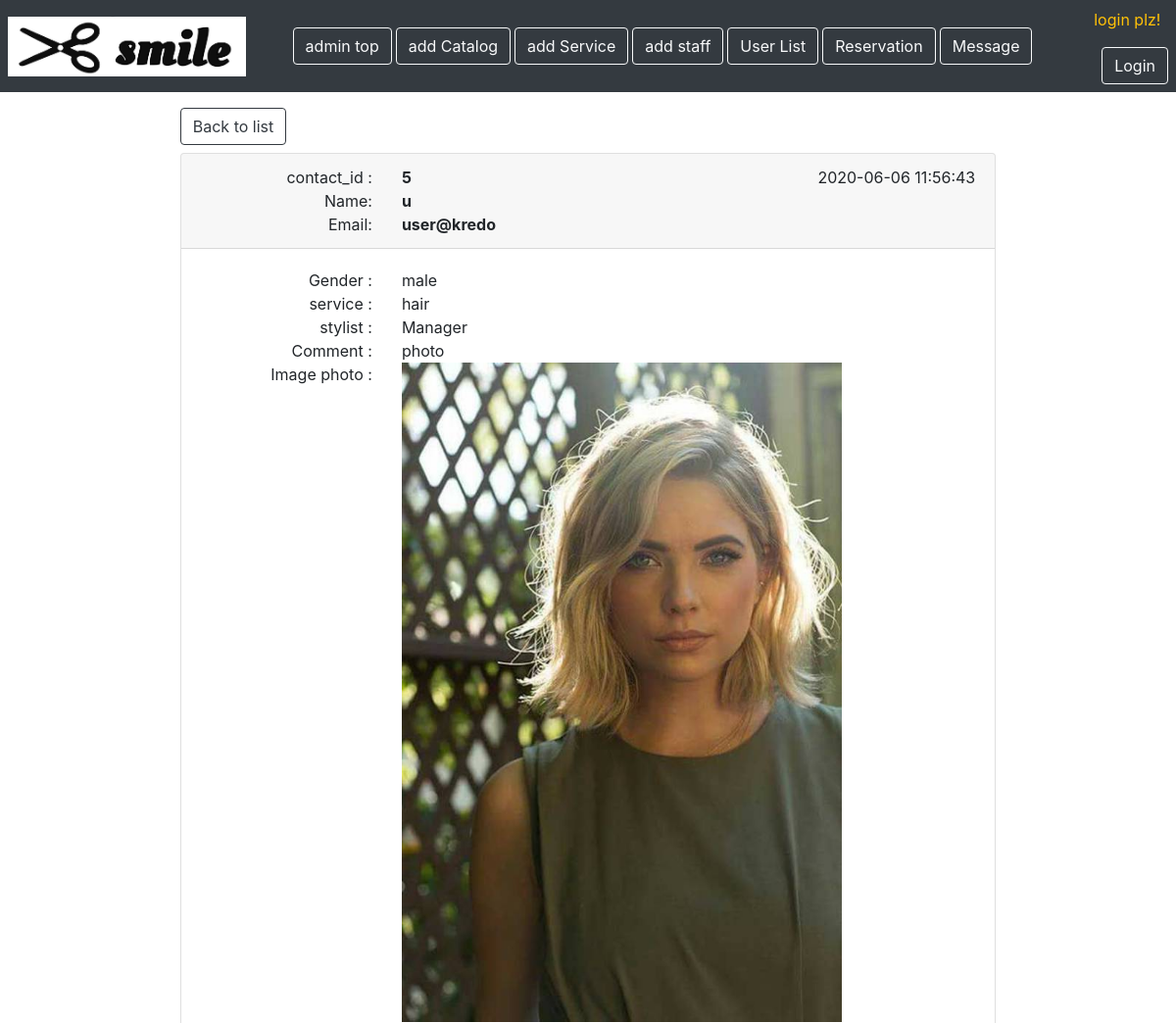
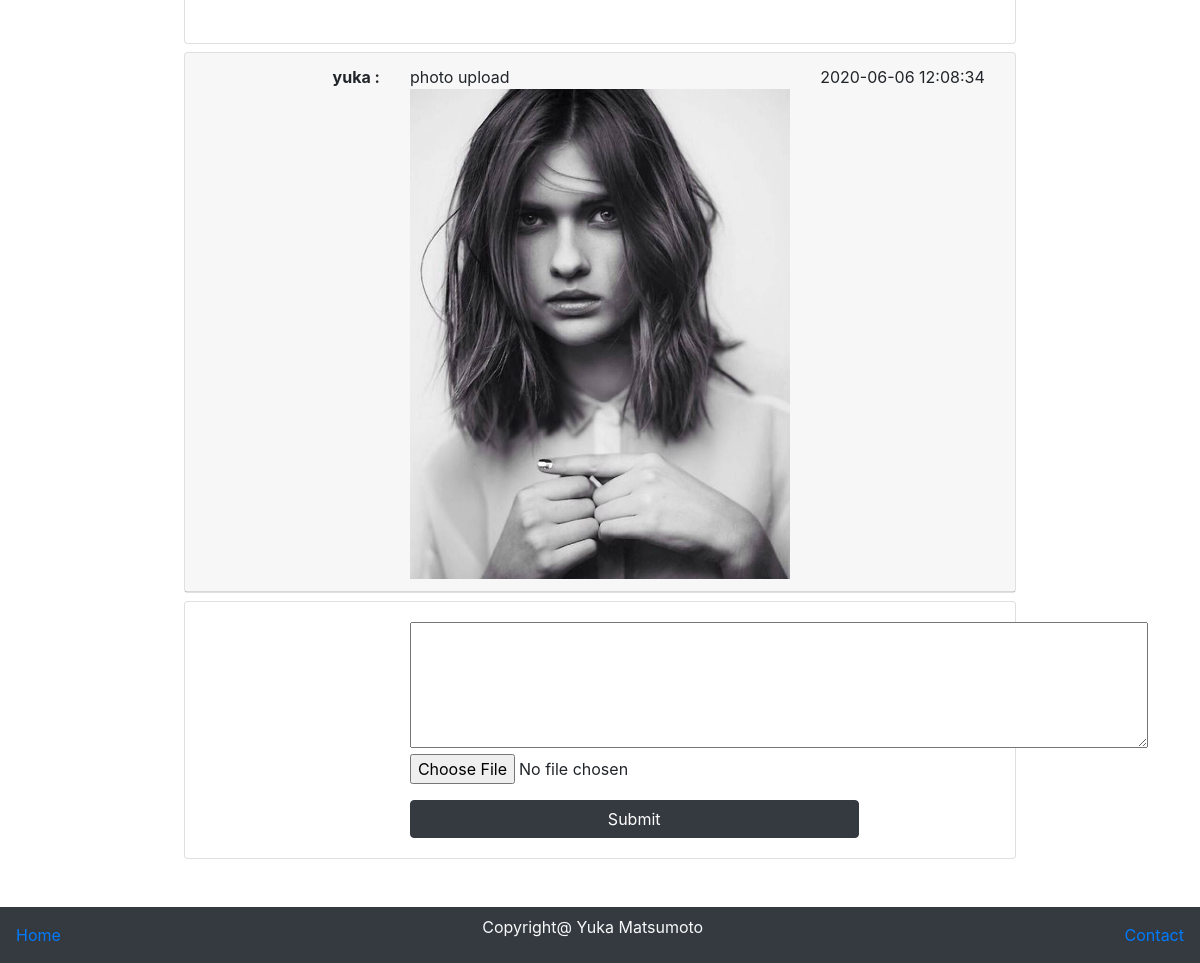
Page /msg_detail.php?contact_id=5 on the committed database (2 pictures, top to bottom).
### tables this page shows
CREATE TABLE `contact` (
  `contact_id` int(11) NOT NULL,
  `contact_name` varchar(30) NOT NULL,
  `contact_email` varchar(100) NOT NULL,
  `gender` varchar(20) NOT NULL,
  `service` varchar(100) NOT NULL,
  `stylist` varchar(100) NOT NULL,
  `comment` varchar(300) NOT NULL,
  `iphoto` varchar(300) NOT NULL,
  `c_id` int(11) DEFAULT NULL,
  `send_time` timestamp NOT NULL DEFAULT CURRENT_TIMESTAMP ON UPDATE CURRENT_TIMESTAMP
);

CREATE TABLE `msg_reply` (
  `r_id` int(11) NOT NULL,
  `c_id` int(11) NOT NULL,
  `text` varchar(300) NOT NULL,
  `file` varchar(300) DEFAULT NULL,
  `user_id` int(11) NOT NULL,
  `send_time` timestamp NOT NULL DEFAULT CURRENT_TIMESTAMP ON UPDATE CURRENT_TIMESTAMP
);

CREATE TABLE `client` (
  `c_id` int(11) NOT NULL,
  `fname` varchar(100) NOT NULL,
  `lname` varchar(100) NOT NULL,
  `c_gender` varchar(10) NOT NULL,
  `telephone` varchar(50) NOT NULL,
  `bio` varchar(100) DEFAULT NULL,
  `login_id` int(11) NOT NULL
);

### classes/connection.php (called while the page is built, shortened)
<?php
class Connection{
    private $servername="localhost";
    private $username ="root";
    private $password ="root";
    private $db_name ="hairsalon";
    function __construct(){
        $this->conn = new mysqli($this->servername,$this->username,$this->password,$this->db_name);
        if($this->conn->connect_error){
            die('error connection to database'.$this->conn->connect_error);
        }else{
            return $this->conn;
        }
    }
}
?>

### hairsalonAction.php (called while the page is built, shortened)
<?php
include 'classes/Hairsalon.php';
$Hairsalon= new Hairsalon;
?>

### classes/Hairsalon.php (called while the page is built, shortened)
<?php
include 'connection.php';
class Hairsalon extends Connection{
function getMsgID($msgID){
    $sql = "SELECT * FROM contact WHERE contact_id = $msgID";
    $result = $this->conn->query($sql);
    if ($result ==FALSE){
        die ('can not get contact_id'.$this->conn->connect_error);
    }else{
        return $result->fetch_assoc();
    }
}
function displayReply($msgID){
    $sql="SELECT * FROM msg_reply INNER JOIN client ON msg_reply.user_id=client.c_id WHERE msg_reply.c_id=$msgID";
    $result = $this->conn->query($sql);
    if($result ->num_rows >0){
        while($rows = $result->fetch_assoc()){
            $row[] =$rows;
        }
        return $row;
    }else{
        return FALSE;
    }
}
}
?>

### msg_detail.php (the view, shortened to what this page needs)
<?php
include 'adminMenu.php';
$msgID = $_GET['contact_id'];
$row = $Hairsalon->getMsgID($msgID);
$reply_list = $Hairsalon-> displayReply($msgID);
?>
<!doctype html>
<html lang="en">
  <head>
    <link rel="stylesheet" href="https://stackpath.bootstrapcdn.com/bootstrap/4.3.1/css/bootstrap.min.css">
  </head>
  <body>
      <div class="container">
        <div class="w-75 mt-3 mb-3 mx-auto">
             <a href="msg_list.php" class="btn btn-outline-dark text-right">Back to list</a>
            <div class="card mt-2">
              <div class="card-header">
                <div class="row">
                  <div class="col-lg-3 text-right">
                    contact_id :
                  </div>
                  <div class="col-lg-5">
                    <b><?php echo $row['contact_id']?></b>
                  </div>
                  <div class="col-lg-4 text-right">
                    <?php echo $row['send_time']?>
                  </div>
                </div>
                <div class="row">
                    <div class="col-lg-3 text-right">
                      Name:
                    </div>
                    <div class="col-lg-7">
                      <b> <?php echo $row['contact_name']?> </b>
                    </div>
                </div>
                <div class="row">
                    <div class="col-lg-3 text-right">
                      Email:
                    </div>
                    <div class="col-lg-7">
                      <b> <?php echo $row['contact_email']?> </b>
                    </div>
                </div>
              </div>
              <div class="card-body">
                  <div class="row">
                      <div class="col-lg-3 text-right">
                        Gender :
                      </div>
                      <div class="col-lg-7">
                        <?php echo $row['gender']?>
                      </div>
                  </div>
                  <div class="row">
                      <div class="col-lg-3 text-right">
                        service :
                      </div>
                      <div class="col-lg-7">
                        <?php echo $row['service']?>
                      </div>
                  </div>
                  <div class="row">
                      <div class="col-lg-3 text-right">
                        stylist :
                      </div>
                      <div class="col-lg-7">
                        <?php echo $row['stylist']?>
                      </div>
                  </div>
                  <div class="row">
                      <div class="col-lg-3 text-right">
                        Comment :
                      </div>
                      <div class="col-lg-7">
                        <?php echo $row['comment']?>
                      </div>
                  </div>
                  <div class="row">
                      <div class="col-lg-3 text-right">
                        Image photo :
                      </div>
                      <div class="col-lg-7">
                        <?php
                          if (empty($row['iphoto'])){
                            $iphoto = $row['iphoto'];
                            echo "No image photo";
                          }else{
                            $iphoto = $row['iphoto'];
                            echo "<img src='upload/user/msg/$iphoto' alt='image_photo' class='w-100'>";
                          }
                        ?>
                      </div>
                  </div>
                  <br>
              </div>
            </div>
            <?php if($reply_list >0):?>
              <?php foreach($reply_list as $reply):?>
                <div class="card mt-2">
                  <?php if($reply['user_id'] != $_SESSION['loginid']):?>
                    <div class="card-header">
                  <?php else:?>
                    <div class="card-body">
                  <?php endif ;?>
                      <div class="row">
                        <div class="col-lg-3 text-right">
                        <b><?php echo $reply['fname'];?> :</b>
                        </div>
                        <div class="col-lg-6">
                              <?php echo $reply['text'];?>
                              <br>
                              <?php if(!empty($reply['file'])){
                                $file = $reply['file'];
                                echo "<img src='upload/user/msg/$file' alt='image_file' class='w-100'>";
                              }
                              ?>
                              <br>
                        </div>
                        <div class="col-lg-3">
                            <?php echo $reply['send_time'];?>
                        </div>
                      </div>
                  </div>
                </div>
              <?php endforeach;?>
            <?php endif ;?>
            <div class="card mt-2">
              <div class="card-body">
                <div class="row">
                  <div class="col-lg-3"></div>
                  <div class="col-lg-7">
                    <form action="" method="post" enctype="multipart/form-data">
                      <textarea name="text" id="" cols="70" rows="5" required></textarea>
                      <input type="file" name="file" id="">
                      <br>
                      <button type="submit" name="reply" class="btn btn-dark btn-block mt-3"> Submit</button>
                    </form>
                  </div>
                </div>
              </div>
            </div>
        </div>
      </div>
    <nav class="nav navbar bg-dark mt-5">
      <a href="dashboard.php" >Home</a>
      <p class="text-light">Copyright@ Yuka Matsumoto</p>
      <a href="contactpage.php">Contact</a>
    </nav>
  </body>
</html>

### adminMenu.php (style rules this page uses)
body { height:150px; }

### rows in the picture
contact: contact_id "5", send_time "2020-06-06 11:56:43", contact_name "u", contact_email "user@kredo", gender "male", service "hair", stylist "Manager", comment "photo", iphoto (picture)
msg_reply: client.fname "yuka", text "photo upload", file (picture), send_time "2020-06-06 12:08:34"
